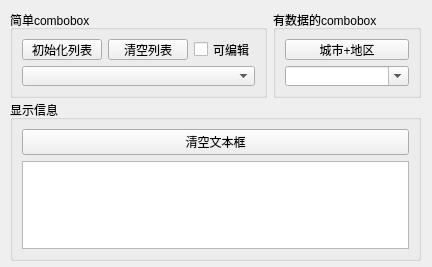
<?xml version="1.0" encoding="UTF-8"?>
<ui version="4.0">
 <class>Widget</class>
 <widget class="QWidget" name="Widget">
  <property name="geometry">
   <rect>
    <x>0</x>
    <y>0</y>
    <width>432</width>
    <height>267</height>
   </rect>
  </property>
  <property name="windowTitle">
   <string>combobox的使用</string>
  </property>
  <widget class="QWidget" name="horizontalLayoutWidget">
   <property name="geometry">
    <rect>
     <x>10</x>
     <y>10</y>
     <width>411</width>
     <height>88</height>
    </rect>
   </property>
   <layout class="QHBoxLayout" name="horizontalLayout">
    <item>
     <widget class="QGroupBox" name="groupBox_2">
      <property name="title">
       <string>简单combobox</string>
      </property>
      <layout class="QGridLayout" name="gridLayout">
       <item row="0" column="0">
        <widget class="QPushButton" name="pushButton">
         <property name="text">
          <string>初始化列表</string>
         </property>
        </widget>
       </item>
       <item row="0" column="1">
        <widget class="QPushButton" name="pushButton_2">
         <property name="text">
          <string>清空列表</string>
         </property>
        </widget>
       </item>
       <item row="0" column="2">
        <widget class="QCheckBox" name="checkBox">
         <property name="text">
          <string>可编辑</string>
         </property>
         <property name="tristate">
          <bool>false</bool>
         </property>
        </widget>
       </item>
       <item row="1" column="0" colspan="3">
        <widget class="QComboBox" name="comboBox">
         <property name="editable">
          <bool>false</bool>
         </property>
         <property name="maxVisibleItems">
          <number>10</number>
         </property>
         <property name="placeholderText">
          <string/>
         </property>
         <property name="duplicatesEnabled">
          <bool>false</bool>
         </property>
         <property name="frame">
          <bool>true</bool>
         </property>
        </widget>
       </item>
      </layout>
     </widget>
    </item>
    <item>
     <widget class="QGroupBox" name="groupBox">
      <property name="title">
       <string>有数据的combobox</string>
      </property>
      <layout class="QVBoxLayout" name="verticalLayout">
       <item>
        <widget class="QPushButton" name="pushButton_3">
         <property name="text">
          <string>城市+地区</string>
         </property>
         <property name="icon">
          <iconset>
           <normaloff>:/cna/江苏.webp</normaloff>:/cna/江苏.webp</iconset>
         </property>
        </widget>
       </item>
       <item>
        <widget class="QComboBox" name="comboBox_2">
         <property name="editable">
          <bool>true</bool>
         </property>
         <property name="currentIndex">
          <number>-1</number>
         </property>
         <property name="maxVisibleItems">
          <number>10</number>
         </property>
        </widget>
       </item>
      </layout>
     </widget>
    </item>
   </layout>
  </widget>
  <widget class="QGroupBox" name="groupBox_3">
   <property name="geometry">
    <rect>
     <x>10</x>
     <y>100</y>
     <width>411</width>
     <height>161</height>
    </rect>
   </property>
   <property name="title">
    <string>显示信息</string>
   </property>
   <layout class="QVBoxLayout" name="verticalLayout_2">
    <item>
     <widget class="QPushButton" name="pushButton_4">
      <property name="text">
       <string>清空文本框</string>
      </property>
     </widget>
    </item>
    <item>
     <widget class="QPlainTextEdit" name="plainTextEdit">
      <property name="plainText">
       <string/>
      </property>
     </widget>
    </item>
   </layout>
  </widget>
 </widget>
 <resources/>
 <connections>
  <connection>
   <sender>pushButton_2</sender>
   <signal>clicked()</signal>
   <receiver>comboBox</receiver>
   <slot>clear()</slot>
   <hints>
    <hint type="sourcelabel">
     <x>139</x>
     <y>47</y>
    </hint>
    <hint type="destinationlabel">
     <x>131</x>
     <y>75</y>
    </hint>
   </hints>
  </connection>
  <connection>
   <sender>pushButton_4</sender>
   <signal>clicked()</signal>
   <receiver>plainTextEdit</receiver>
   <slot>clear()</slot>
   <hints>
    <hint type="sourcelabel">
     <x>215</x>
     <y>136</y>
    </hint>
    <hint type="destinationlabel">
     <x>215</x>
     <y>202</y>
    </hint>
   </hints>
  </connection>
 </connections>
</ui>
